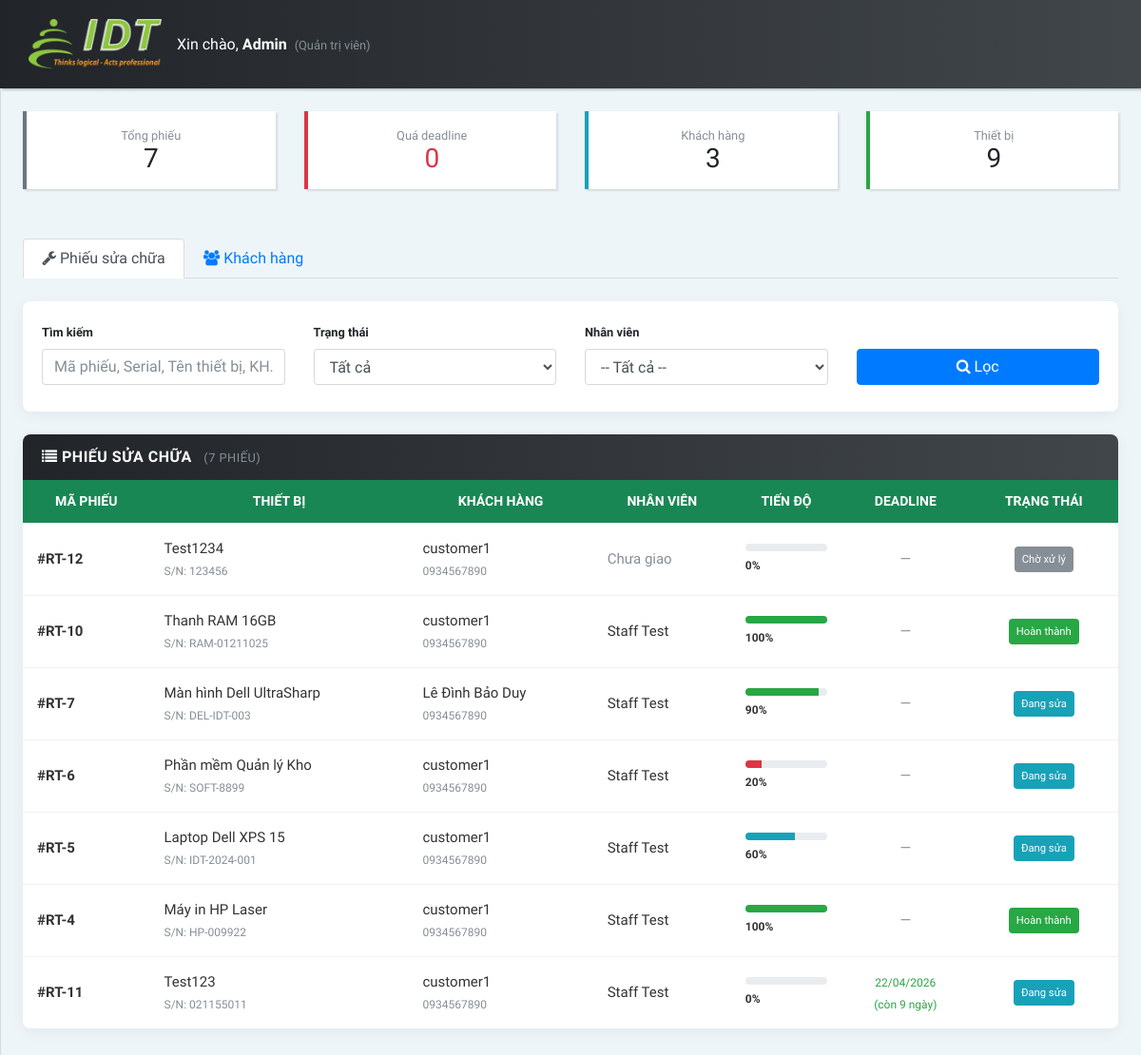
The page /frontend/admin/tracuu_admin.php (signed in) on the database as committed earlier.
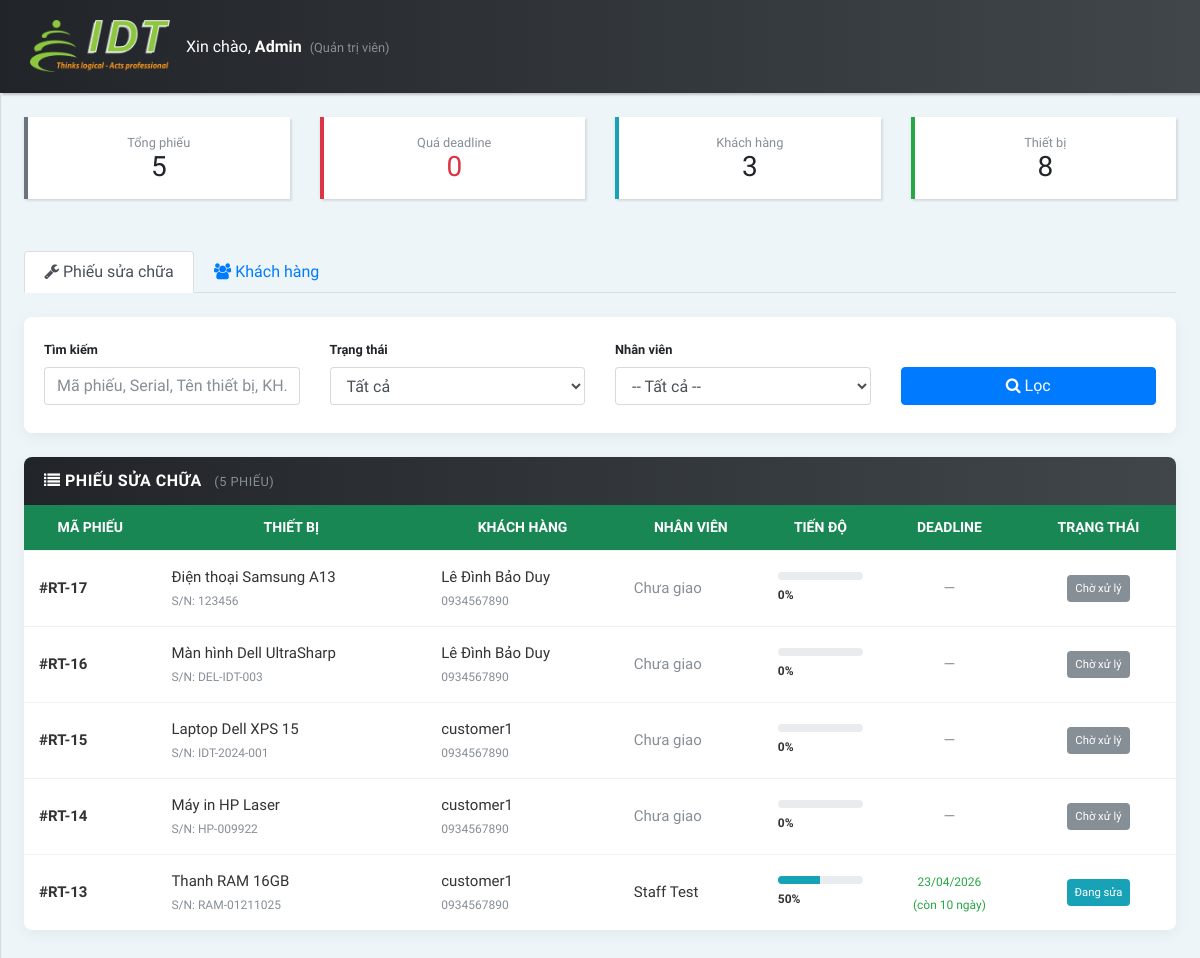
The same page on the database as committed later.
### tables this page shows
CREATE TABLE `repair_tickets` (
  `id` int(11) NOT NULL,
  `device_id` int(11) DEFAULT NULL,
  `device_name` varchar(150) DEFAULT NULL,
  `reported_serial` varchar(100) DEFAULT NULL,
  `customer_id` int(11) NOT NULL,
  `assigned_to` int(11) DEFAULT NULL,
  `user_id` int(11) DEFAULT NULL,
  `received_date` date DEFAULT NULL,
  `assigned_date` date DEFAULT NULL,
  `due_date` date DEFAULT NULL,
  `description` text DEFAULT NULL,
  `status` enum('pending','repairing','completed','cancelled') DEFAULT 'pending',
  `progress` int(3) NOT NULL DEFAULT 0,
  `created_at` timestamp NOT NULL DEFAULT current_timestamp(),
  `updated_at` timestamp NOT NULL DEFAULT current_timestamp() ON UPDATE current_timestamp()
);

CREATE TABLE `customers` (
  `id` int(11) NOT NULL,
  `name` varchar(150) NOT NULL,
  `phone` varchar(50) DEFAULT NULL,
  `email` varchar(150) NOT NULL,
  `password` varchar(255) NOT NULL,
  `address` text DEFAULT NULL,
  `created_at` timestamp NOT NULL DEFAULT current_timestamp(),
  `updated_at` timestamp NOT NULL DEFAULT current_timestamp() ON UPDATE current_timestamp()
);

CREATE TABLE `users` (
  `id` int(11) NOT NULL,
  `name` varchar(100) DEFAULT NULL,
  `email` varchar(150) DEFAULT NULL,
  `password` varchar(255) NOT NULL,
  `role` enum('admin','manager','staff') NOT NULL DEFAULT 'staff',
  `created_at` timestamp NOT NULL DEFAULT current_timestamp(),
  `updated_at` timestamp NOT NULL DEFAULT current_timestamp() ON UPDATE current_timestamp()
);

### frontend/admin/tracuu_admin.php (the view, shortened to what the changed rows need)
<?php
require_once "../../backend/config/database.php";
$today         = date('Y-m-d');
$stats = mysqli_fetch_assoc(mysqli_query($conn,
    "SELECT
        COUNT(*) as total,
        SUM(status='pending') as pending,
        SUM(status='repairing') as repairing,
        SUM(status='completed') as completed,
        SUM(due_date < '$today' AND status NOT IN ('completed','cancelled')) as overdue
     FROM repair_tickets"));
$total_devices   = mysqli_fetch_assoc(mysqli_query($conn, "SELECT COUNT(*) as n FROM devices"))['n'];
$tab = $_GET['tab'] ?? 'tickets';
$search       = trim($_GET['q'] ?? '');
$filter_status= $_GET['status'] ?? 'all';
$ticket_results = [];
if ($tab === 'tickets') {
    $sql = "SELECT rt.id, rt.status, rt.progress, rt.due_date,
                   COALESCE(d.name, rt.device_name) AS device_name, COALESCE(d.serial_number, rt.reported_serial) AS serial_number,
                   c.name AS customer_name, c.phone,
                   u.name AS staff_name
            FROM repair_tickets rt
            LEFT JOIN devices d ON d.id = rt.device_id
            JOIN customers c ON c.id = rt.customer_id
            LEFT JOIN users u ON u.id = rt.user_id
            WHERE 1=1";
    $sql.=" ORDER BY
        CASE WHEN rt.due_date IS NOT NULL AND rt.due_date < '$today' AND rt.status NOT IN ('completed','cancelled') THEN 0 ELSE 1 END,
        rt.due_date ASC, rt.id DESC";
    $stmt=mysqli_prepare($conn,$sql);
    mysqli_stmt_execute($stmt);
    $ticket_results=mysqli_fetch_all(mysqli_stmt_get_result($stmt),MYSQLI_ASSOC);
}
?>
<!DOCTYPE html>
<html lang="vi">
<head>
    <link rel="stylesheet" href="css/bootstrap.min.css">
    <link rel="stylesheet" href="font-awesome-4.7.0/css/font-awesome.min.css">
    <link rel="stylesheet" href="css/style.default.css">
    <link rel="stylesheet" href="css/style.css">
</head>
<body>
<div class="page-content d-flex align-items-stretch">
    <div class="content-inner w-100 p-4">
        <div class="row mb-4">
            <div class="col-6 col-md mb-2">
                <div class="card p-3 text-center" style="border-left:4px solid #6c757d;">
                    <small class="text-muted">Tổng phiếu</small>
                    <h3 class="mb-0"><?= intval($stats['total']) ?></h3>
                </div>
            </div>
            <div class="col-6 col-md mb-2">
                <div class="card p-3 text-center" style="border-left:4px solid #28a745;">
                    <small class="text-muted">Thiết bị</small>
                    <h3 class="mb-0"><?= intval($total_devices) ?></h3>
                </div>
            </div>
        </div>
        <?php if ($tab === 'tickets'): ?>
        <div class="card card-idt-main mb-4">
            <div class="card-body">
                <form method="GET" class="row align-items-end">
                    <div class="col-md-3 mb-2">
                        <label class="small font-weight-bold">Tìm kiếm</label>
                        <input type="text" name="q" class="form-control" placeholder="Mã phiếu, Serial, Tên thiết bị, KH..." value="<?= htmlspecialchars($search) ?>">
                    </div>
                    <div class="col-md-3 mb-2">
                        <label class="small font-weight-bold">Trạng thái</label>
                        <select name="status" class="form-control">
                            <option value="all"       <?= $filter_status==='all'?'selected':''?>>Tất cả</option>
                        </select>
                    </div>
                    <div class="col-md-3 mb-2">
                        <label class="small font-weight-bold">Nhân viên</label>
                        <select name="staff_id" class="form-control">
                            <option value="0">-- Tất cả --</option>
                        </select>
                    </div>
                    <div class="col-md-3 mb-2">
                        <button type="submit" class="btn btn-primary btn-block"><i class="fa fa-search"></i> Lọc</button>
                    </div>
                </form>
            </div>
        </div>
        <div class="card card-idt-main">
            <div class="card-header-idt">
                <h4 class="title-idt"><i class="fa fa-list"></i> Phiếu sửa chữa <small class="text-muted ml-2">(<?= count($ticket_results) ?> phiếu)</small></h4>
            </div>
            <div class="card-body no-padding">
                <div class="table-responsive">
                    <table class="table idt-table-report table-hover mb-0">
                        <thead>
                            <tr>
                                <th>Mã phiếu</th><th>Thiết bị</th><th>Khách hàng</th>
                                <th>Nhân viên</th><th>Tiến độ</th>
                                <th class="text-center">Deadline</th><th class="text-center">Trạng thái</th>
                            </tr>
                        </thead>
                        <tbody>
                        <?php if(empty($ticket_results)): ?>
                            <tr><td colspan="7" class="text-center text-muted py-4">Không có phiếu nào.</td></tr>
                        <?php else: foreach($ticket_results as $r):
                            $badge='badge-secondary';$label='Chờ xử lý';
                            if($r['status']==='repairing'){$badge='badge-info';$label='Đang sửa';}
                            if($r['status']==='completed'){$badge='badge-success';$label='Hoàn thành';}
                            $dh='<span class="text-muted">—</span>';
                            if($r['due_date']){
                                $diff=(int)(new DateTime($today))->diff(new DateTime($r['due_date']))->format('%r%a');
                                $fmt=(new DateTime($r['due_date']))->format('d/m/Y');
                                if($diff<0&&!in_array($r['status'],['completed','cancelled']))
                                    $dh="<span class='badge badge-danger p-1'>⚠ Quá ".abs($diff)." ngày<br>$fmt</span>";
                                elseif($diff<=2) $dh="<span class='badge badge-warning p-1'>🔔 Còn $diff ngày<br>$fmt</span>";
                                else $dh="<small class='text-success'>$fmt<br>(còn $diff ngày)</small>";
                            }
                            $bar=intval($r['progress']);
                            $bc=$bar>=90?'bg-success':($bar<30?'bg-danger':'bg-info');
                        ?>
                            <tr>
                                <td><strong>#RT-<?= $r['id'] ?></strong></td>
                                <td><?= htmlspecialchars($r['device_name']) ?><br><small class="text-muted">S/N: <?= htmlspecialchars($r['serial_number']??'—') ?></small></td>
                                <td><?= htmlspecialchars($r['customer_name']) ?><br><small class="text-muted"><?= htmlspecialchars($r['phone']) ?></small></td>
                                <td><?= $r['staff_name']?htmlspecialchars($r['staff_name']):'<span class="text-muted">Chưa giao</span>' ?></td>
                                <td class="align-middle">
                                    <div class="progress" style="height:8px;margin-bottom:3px;"><div class="progress-bar <?= $bc ?>" style="width:<?= $bar ?>%"></div></div>
                                    <small class="font-weight-bold"><?= $bar ?>%</small>
                                </td>
                                <td class="text-center"><?= $dh ?></td>
                                <td class="text-center"><span class="badge <?= $badge ?> p-2"><?= $label ?></span></td>
                            </tr>
                        <?php endforeach; endif; ?>
                        </tbody>
                    </table>
                </div>
            </div>
        </div>
        <?php endif; ?>
    </div>
</div>
</body>
</html>

Rows that differ between the two databases and show on the page:
removed repair_tickets: id "12", device_name "Test1234", serial_number "123456", customer.name "customer1", customer.phone "0934567890", shows "Chưa giao", progress "0", label "Chờ xử lý"
removed repair_tickets: id "10", device_name "Thanh RAM 16GB", serial_number "RAM-01211025", customer.name "customer1", customer.phone "0934567890", assigned_to.name "Staff Test", progress "100", status "Hoàn thành"
removed repair_tickets: id "7", device_name "Màn hình Dell UltraSharp", serial_number "DEL-IDT-003", customer.name "Lê Đình Bảo Duy", customer.phone "0934567890", assigned_to.name "Staff Test", progress "90", status "Đang sửa"
removed repair_tickets: id "6", device_name "Phần mềm Quản lý Kho", serial_number "SOFT-8899", customer.name "customer1", customer.phone "0934567890", user.name "Staff Test", progress "20", status "Đang sửa"
removed repair_tickets: id "5", device_name "Laptop Dell XPS 15", serial_number "IDT-2024-001", customer.name "customer1", customer.phone "0934567890", assigned_to.name "Staff Test", progress "60", status "Đang sửa"
removed repair_tickets: id "4", device_name "Máy in HP Laser", serial_number "HP-009922", customer.name "customer1", customer.phone "0934567890", assigned_to.name "Staff Test", progress "100", status "Hoàn thành"
removed repair_tickets: id "11", device_name "Test123", serial_number "021155011", customer.name "customer1", customer.phone "0934567890", user.name "Staff Test", progress "0", due_date "22/04/2026", status "Đang sửa"
added repair_tickets: id "17", device_name "Điện thoại Samsung A13", serial_number "123456", customer.name "Lê Đình Bảo Duy", customer.phone "0934567890", shows "Chưa giao", progress "0", label "Chờ xử lý"
added repair_tickets: id "16", device_name "Màn hình Dell UltraSharp", serial_number "DEL-IDT-003", customer.name "Lê Đình Bảo Duy", customer.phone "0934567890", shows "Chưa giao", progress "0", label "Chờ xử lý"
added repair_tickets: id "15", device_name "Laptop Dell XPS 15", serial_number "IDT-2024-001", customer.name "customer1", customer.phone "0934567890", shows "Chưa giao", progress "0", label "Chờ xử lý"
added repair_tickets: id "14", device_name "Máy in HP Laser", serial_number "HP-009922", customer.name "customer1", customer.phone "0934567890", shows "Chưa giao", progress "0", label "Chờ xử lý"
added repair_tickets: id "13", device_name "Thanh RAM 16GB", serial_number "RAM-01211025", customer.name "customer1", customer.phone "0934567890", user.name "Staff Test", progress "50", due_date "23/04/2026", status "Đang sửa"
Other text that changed with them:
$stats['total']: "7" → "5"
$total_devices: "9" → "8"
count($ticket_results): "7" → "5"
